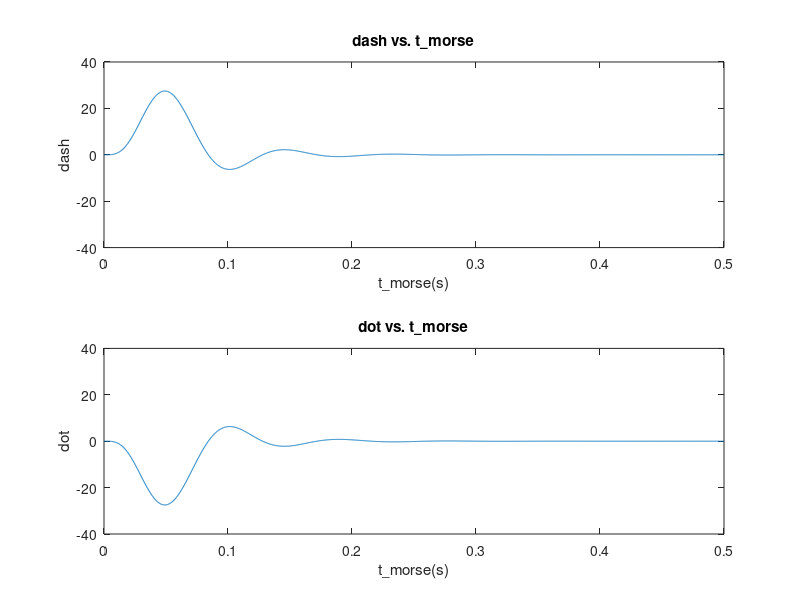
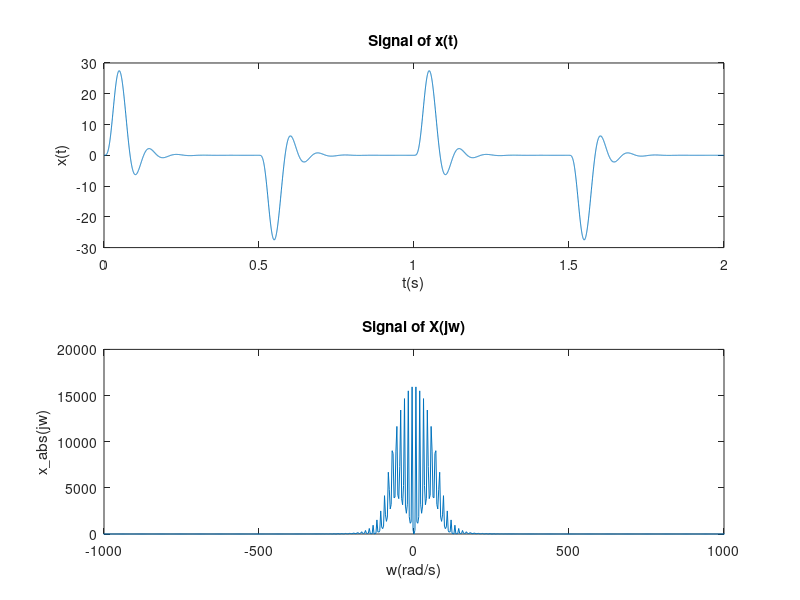
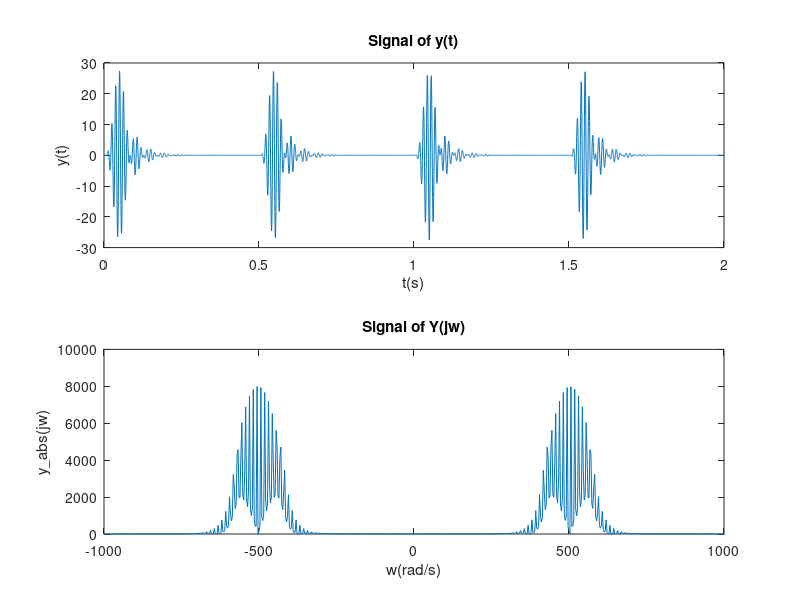

These figures' MATLAB source, in order:
% FILE: Ex2.m
% NAME: Tianning Li
% DESCRIPTION: Amplitude Modulation

% Clear all variables and close all windows
clear all; close all; clc;

load MorseCode.mat
t_morse = (0:length(dash)-1) * (1/Fs);
% Plot dash and dot signals
figure
subplot(2,1,1)
plot(t_morse,dash)
title('dash vs. t\_morse')
xlabel('t\_morse(s)')
ylabel('dash')
ylim([-40,40])
subplot(2,1,2)
plot(t_morse,dot)
title('dot vs. t\_morse')
xlabel('t\_morse(s)')
ylabel('dot')
ylim([-40,40])

% Plot the signals x(t) and x_abs(t)
x = [dash dot dash dot];
t = (0:length(x)-1)*(1/Fs);
N = 8192;
x_fft = fftshift(fft(x,N));
x_abs = abs(x_fft);
period = 2*pi*Fs/N;
w = (-N/2:(N/2)-1)*period;
figure
subplot(2,1,1)
plot(t,x)
title('Signal of x(t)')
xlabel('t(s)')
ylabel('x(t)')
subplot(2,1,2)
plot(w,x_abs)
title('Signal of X(jw)')
xlabel('w(rad/s)')
ylabel('x\_abs(jw)')
xlim([-1000,1000])

% Plot the signals y(t) and y_abs(jw)
y = x.*cos(500*t);
N = 8192;
y_fft = fftshift(fft(y,N));
y_abs = abs(y_fft);
figure
subplot(2,1,1)
plot(t,y)
title('Signal of y(t)')
xlabel('t(s)')
ylabel('y(t)')

subplot(2,1,2)
plot(w,y_abs)
title('Signal of Y(jw)')
xlabel('w(rad/s)')
ylabel('y\_abs(jw)')
xlim([-1000,1000])
ylim([0,10000])
